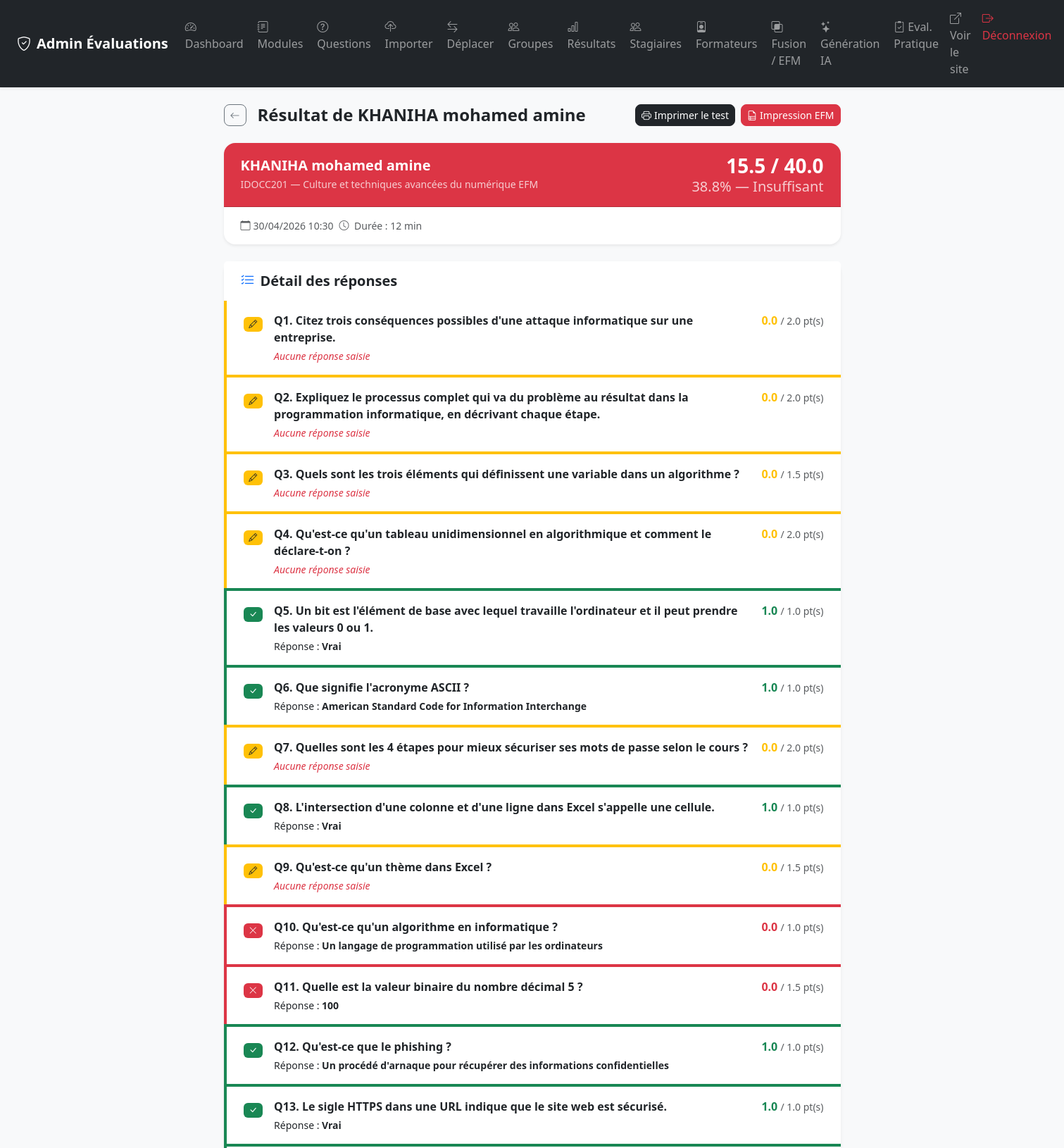
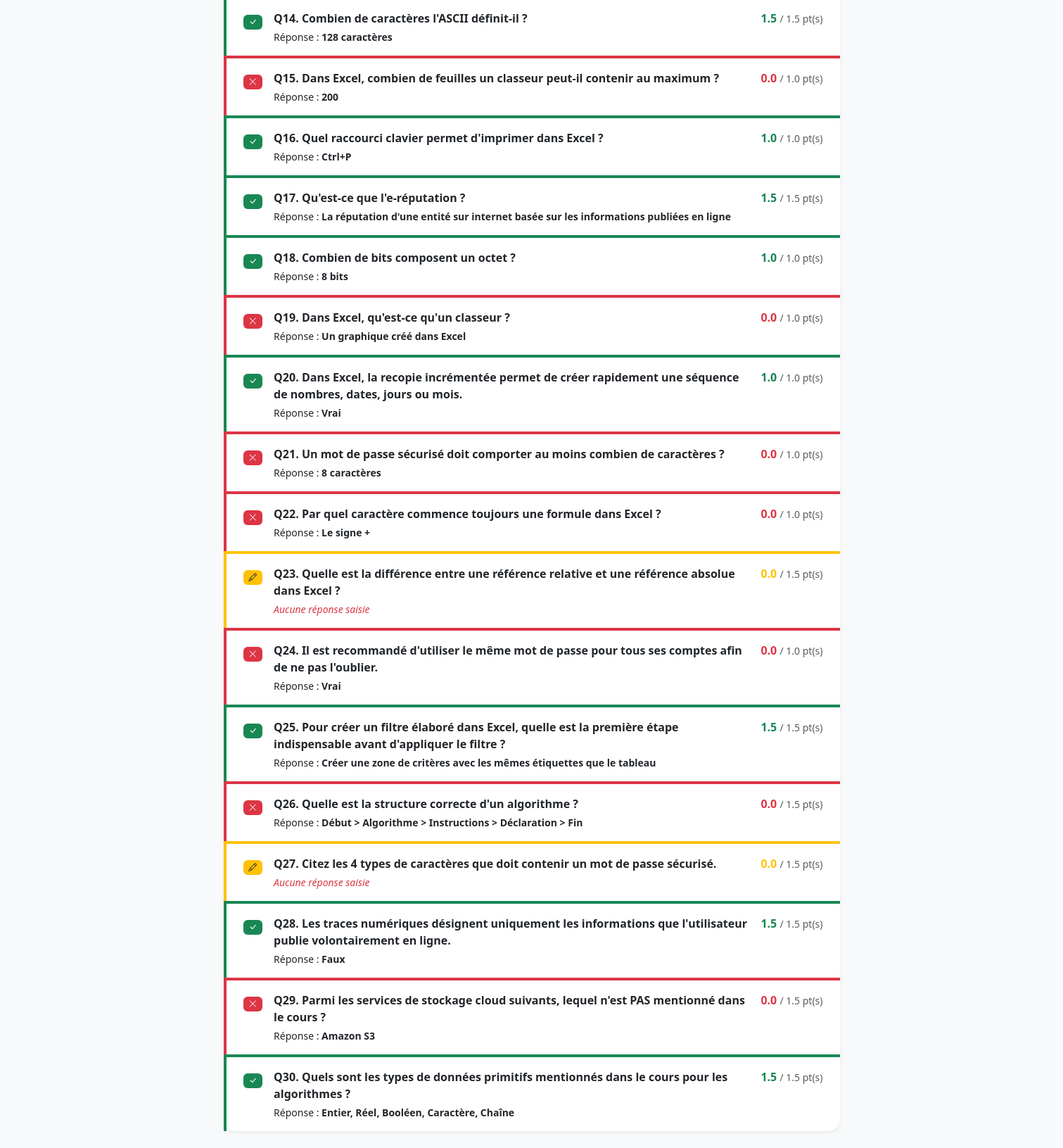
Screenshot of /admin/detail.php?id=190 (signed in) with the database file from the repository (2 pictures, top to bottom).
### tables this page shows
CREATE TABLE `modules` (
  `id` int NOT NULL AUTO_INCREMENT,
  `nom` varchar(150) NOT NULL,
  `description` text,
  `duree_minutes` int DEFAULT '30',
  `note_max` int DEFAULT '20' COMMENT 'Notation sur 20 ou 40',
  `actif` tinyint(1) DEFAULT '1',
  `type` varchar(10) NOT NULL DEFAULT 'qcm',
  `meta_json` text,
  `created_at` timestamp NULL DEFAULT CURRENT_TIMESTAMP,
  PRIMARY KEY (`id`)
);

CREATE TABLE `reponses_stagiaires` (
  `id` int NOT NULL AUTO_INCREMENT,
  `session_id` int NOT NULL,
  `question_id` int NOT NULL,
  `choix_id` int DEFAULT NULL,
  `reponse_texte` text,
  `is_correct` tinyint(1) DEFAULT '0',
  `points_obtenus` decimal(5,2) DEFAULT '0.00',
  PRIMARY KEY (`id`),
  KEY `session_id` (`session_id`),
  KEY `question_id` (`question_id`),
  KEY `choix_id` (`choix_id`),
  CONSTRAINT `reponses_stagiaires_ibfk_1` FOREIGN KEY (`session_id`) REFERENCES `sessions_eval` (`id`) ON DELETE CASCADE,
  CONSTRAINT `reponses_stagiaires_ibfk_2` FOREIGN KEY (`question_id`) REFERENCES `questions` (`id`) ON DELETE CASCADE,
  CONSTRAINT `reponses_stagiaires_ibfk_3` FOREIGN KEY (`choix_id`) REFERENCES `choix_reponses` (`id`) ON DELETE SET NULL
);

CREATE TABLE `questions` (
  `id` int NOT NULL AUTO_INCREMENT,
  `module_id` int NOT NULL,
  `partie_id` int NOT NULL,
  `texte` text NOT NULL,
  `type` enum('qcm','vrai_faux','texte_libre','multiple') NOT NULL DEFAULT 'qcm',
  `points` decimal(5,2) DEFAULT '1.00',
  `ordre` int DEFAULT '0',
  `image_path` varchar(255) DEFAULT NULL,
  PRIMARY KEY (`id`),
  KEY `idx_module_partie` (`module_id`,`partie_id`),
  KEY `fk_question_partie` (`partie_id`),
  CONSTRAINT `fk_question_partie` FOREIGN KEY (`partie_id`) REFERENCES `parties` (`id`) ON DELETE RESTRICT,
  CONSTRAINT `questions_ibfk_1` FOREIGN KEY (`module_id`) REFERENCES `modules` (`id`) ON DELETE CASCADE
);

CREATE TABLE `choix_reponses` (
  `id` int NOT NULL AUTO_INCREMENT,
  `question_id` int NOT NULL,
  `texte` varchar(500) NOT NULL,
  `is_correct` tinyint(1) DEFAULT '0',
  `ordre` int DEFAULT '0',
  PRIMARY KEY (`id`),
  KEY `question_id` (`question_id`),
  CONSTRAINT `choix_reponses_ibfk_1` FOREIGN KEY (`question_id`) REFERENCES `questions` (`id`) ON DELETE CASCADE
);

### includes/functions.php (called while the page is built, shortened)
<?php
function getMention(float $pourcentage): array {
    return ['label' => 'Insuffisant', 'class' => 'danger'];
}
function getSession(int $id): ?array {
    $pdo = getDB();
    $stmt = $pdo->prepare("
        SELECT s.*,
               COALESCE(st.nom,    s.nom)    AS nom,
               COALESCE(st.prenom, s.prenom) AS prenom,
               m.nom AS module_nom, m.duree_minutes,
               m.type AS module_type,
               COALESCE(g.nom, s.groupe_libre) AS groupe_nom,
               COALESCE(em.code_module,   '') AS efm_code_module,
               COALESCE(em.filiere,       '') AS efm_filiere,
               COALESCE(em.etablissement, '') AS efm_etablissement,
               COALESCE(em.annee,         '') AS efm_annee
        FROM sessions_eval s
        JOIN modules m ON m.id = s.module_id
        LEFT JOIN stagiaires st ON st.id = s.stagiaire_id
        LEFT JOIN groupes g ON g.id = s.groupe_id
        LEFT JOIN modules_efm_meta em ON em.module_id = m.id
        WHERE s.id = ?
    ");
    $stmt->execute([$id]);
    return $stmt->fetch() ?: null;
}
function getReponsesSession(int $sessionId): array {
    $pdo = getDB();
    $stmt = $pdo->prepare("
        SELECT rs.*, q.texte AS question_texte, q.type, q.points AS points_max,
               cr.texte AS choix_texte
        FROM reponses_stagiaires rs
        JOIN questions q ON q.id = rs.question_id
        LEFT JOIN choix_reponses cr ON cr.id = rs.choix_id
        WHERE rs.session_id = ?
        ORDER BY q.ordre, q.id
    ");
    $stmt->execute([$sessionId]);
    return $stmt->fetchAll();
}

### admin/detail.php (the view, shortened to what this page needs)
<?php
require_once __DIR__ . '/../includes/functions.php';
$id = (int)($_GET['id'] ?? 0);
$session  = getSession($id);
$reponses = getReponsesSession($id);
$mention  = getMention((float)$session['pourcentage']);
$groupe   = $session['groupe_nom'] ?: $session['groupe_libre'];
?>
<!DOCTYPE html>
<html lang="fr">
<head>
    <link href="https://cdn.jsdelivr.net/npm/bootstrap@5.3.2/dist/css/bootstrap.min.css" rel="stylesheet">
    <link href="https://cdn.jsdelivr.net/npm/bootstrap-icons@1.11.3/font/bootstrap-icons.min.css" rel="stylesheet">
    <link href="../assets/css/style.css" rel="stylesheet">
</head>
<body class="bg-light">
<?php include __DIR__ . '/partials/navbar.php'; ?>
<div class="container py-4" style="max-width:900px">
    <div class="d-flex align-items-center gap-3 mb-4">
        <a href="results.php" class="btn btn-sm btn-outline-secondary rounded-3">
            <i class="bi bi-arrow-left"></i>
        </a>
        <h2 class="h4 fw-bold mb-0">
            Résultat de <?= htmlspecialchars($session['prenom'] . ' ' . $session['nom']) ?>
        </h2>
        <div class="ms-auto d-flex gap-2 flex-wrap">
            <a href="print_exams.php?session_id=<?= $id ?>" target="_blank"
               class="btn btn-sm btn-dark rounded-3">
                <i class="bi bi-printer me-1"></i>Imprimer le test
            </a>
            <?php if (($session['module_type'] ?? '') === 'efm'): ?>
            <a href="print_efm_result.php?session_id=<?= $id ?>" target="_blank"
               class="btn btn-sm btn-danger rounded-3">
                <i class="bi bi-file-earmark-ruled me-1"></i>Impression EFM
            </a>
            <?php endif; ?>
        </div>
    </div>
    <div class="card border-0 shadow-sm rounded-4 mb-4 overflow-hidden">
        <div class="card-header bg-<?= $mention['class'] ?> text-white py-3 px-4">
            <div class="d-flex justify-content-between align-items-center flex-wrap gap-2">
                <div>
                    <h5 class="mb-1 fw-bold"><?= htmlspecialchars($session['prenom'] . ' ' . $session['nom']) ?></h5>
                    <div class="opacity-75 small">
                        <?= htmlspecialchars($groupe ?: '—') ?> — <?= htmlspecialchars($session['module_nom']) ?>
                    </div>
                </div>
                <div class="text-end">
                    <div class="h3 fw-bold mb-0">
                        <?= number_format($session['score'], 1) ?> / <?= number_format($session['total_points'], 1) ?>
                    </div>
                    <div class="h5 opacity-75 mb-0"><?= number_format($session['pourcentage'], 1) ?>% — <?= $mention['label'] ?></div>
                </div>
            </div>
        </div>
        <div class="card-body px-4 py-3">
            <div class="row g-2 text-muted small">
                <div class="col-auto"><i class="bi bi-calendar me-1"></i><?= date('d/m/Y H:i', strtotime($session['date_debut'])) ?></div>
                <?php if ($session['date_fin']): ?>
                <div class="col-auto"><i class="bi bi-clock me-1"></i>
                    Durée : <?= round((strtotime($session['date_fin']) - strtotime($session['date_debut'])) / 60) ?> min
                </div>
                <?php endif; ?>
            </div>
        </div>
    </div>
    <div class="card border-0 shadow-sm rounded-4">
        <div class="card-header bg-white border-0 py-3 px-4">
            <h5 class="mb-0 fw-bold"><i class="bi bi-list-check me-2 text-primary"></i>Détail des réponses</h5>
        </div>
        <div class="card-body p-0">
            <?php foreach ($reponses as $idx => $r): ?>
            <div class="px-4 py-3 <?= $idx > 0 ? 'border-top' : '' ?> d-flex align-items-start gap-3
                         <?= $r['type'] === 'texte_libre' ? 'border-start border-4 border-warning' : ($r['is_correct'] ? 'border-start border-4 border-success' : 'border-start border-4 border-danger') ?>">
                <div class="flex-shrink-0 mt-1">
                    <?php if ($r['type'] === 'texte_libre'): ?>
                        <span class="badge bg-warning text-dark"><i class="bi bi-pencil"></i></span>
                    <?php elseif ($r['is_correct']): ?>
                        <span class="badge bg-success"><i class="bi bi-check-lg"></i></span>
                    <?php else: ?>
                        <span class="badge bg-danger"><i class="bi bi-x-lg"></i></span>
                    <?php endif; ?>
                </div>
                <div class="flex-grow-1">
                    <div class="fw-semibold mb-1">Q<?= $idx + 1 ?>. <?= htmlspecialchars($r['question_texte']) ?></div>
                    <?php if ($r['type'] === 'texte_libre'): ?>
                        <div class="small text-muted">
                            <?php if ($r['reponse_texte']): ?>
                                <div class="fst-italic mb-2">"<?= htmlspecialchars($r['reponse_texte']) ?>"</div>
                                <?php
                                $niveauLabels = [0=>'Nul', 1=>'Insuffisant', 2=>'Partiel', 3=>'Correct'];
                                $niveauCls    = [0=>'dark', 1=>'danger', 2=>'warning', 3=>'success'];
                                $n     = isset($r['correction_ia_niveau']) && $r['correction_ia_niveau'] !== null
                                       ? (int)$r['correction_ia_niveau'] : -1;
                                ?>
                                <div class="p-2 rounded border border-info bg-white mb-2" id="ia-section-<?= $r['id'] ?>">
                                    <?php if ($r['correction_ia_feedback']): ?>
                                        <div class="d-flex align-items-center gap-2 mb-1">
                                            <small class="fw-semibold text-info"><i class="bi bi-robot"></i> Correction IA</small>
                                            <?php if ($n >= 0): ?>
                                            <span class="badge bg-<?= $niveauCls[$n] ?> rounded-pill">
                                                Niveau <?= $n ?> — <?= $niveauLabels[$n] ?>
                                            </span>
                                            <?php endif; ?>
                                            <small class="text-muted ms-auto"><?= date('d/m/Y H:i', strtotime($r['correction_ia_date'])) ?></small>
                                        </div>
                                        <small class="text-muted d-block mb-1"><?= htmlspecialchars($r['correction_ia_feedback']) ?></small>
                                    <?php else: ?>
                                        <small class="text-muted fst-italic">Pas encore corrigé par IA.</small>
                                    <?php endif; ?>
                                    <div class="mt-2">
                                        <button type="button" class="btn btn-sm btn-outline-info"
                                                onclick="corrigerAvecIA(<?= $r['id'] ?>, <?= $id ?>, this)">
                                            <i class="bi bi-arrow-repeat me-1"></i><?= $r['correction_ia_feedback'] ? 'Recorriger' : 'Corriger' ?> avec IA
                                        </button>
                                    </div>
                                </div>
                                <div class="d-flex align-items-center gap-2 flex-wrap" id="note-section-<?= $r['id'] ?>">
                                    <input type="number" step="0.5" min="0" max="<?= $r['points_max'] ?>"
                                           id="points-input-<?= $r['id'] ?>"
                                           class="form-control form-control-sm" style="width:80px"
                                           value="<?= number_format($r['points_obtenus'], 1) ?>">
                                    <span class="text-muted">/ <?= number_format($r['points_max'], 1) ?> pt(s)</span>
                                    <button type="button" class="btn btn-sm btn-warning"
                                            onclick="validerNoteManuelle(<?= $r['id'] ?>, <?= $id ?>, this)">
                                        <i class="bi bi-check me-1"></i>Valider note
                                    </button>
                                    <span id="note-status-<?= $r['id'] ?>" class="small"></span>
                                </div>
                            <?php else: ?>
                                <span class="text-danger fst-italic">Aucune réponse saisie</span>
                            <?php endif; ?>
                        </div>
                    <?php else: ?>
                        <div class="small">
                            Réponse : <strong><?= htmlspecialchars($r['choix_texte'] ?? 'Aucune réponse') ?></strong>
                        </div>
                    <?php endif; ?>
                </div>
                <div class="flex-shrink-0 text-end">
                    <span class="fw-bold <?= $r['is_correct'] ? 'text-success' : ($r['type'] === 'texte_libre' ? 'text-warning' : 'text-danger') ?>">
                        <?= number_format($r['points_obtenus'], 1) ?>
                    </span>
                    <span class="text-muted small"> / <?= number_format($r['points_max'], 1) ?> pt(s)</span>
                </div>
            </div>
            <?php endforeach; ?>
        </div>
    </div>
</div>
</body>
</html>

### assets/css/style.css (style rules this page uses)
:root { --primary: #4f46e5; --primary-dk: #3730a3; --success: #16a34a; --danger: #dc2626; --warning: #d97706; --radius: 12px; }
body { font-family: 'Segoe UI', system-ui, -apple-system, sans-serif; }
.card { transition: box-shadow 0.2s; }

### rows the page displays
reponses_stagiaires: question.texte "Citez trois conséquences possibles d'une attaque informatique sur une entreprise.", reponse_texte "Aucune réponse saisie", points_obtenus "0.0", question.points "2.0"
reponses_stagiaires: question.texte "Expliquez le processus complet qui va du problème au résultat dans la programmation informatique, en décrivant chaque étape.", reponse_texte "Aucune réponse saisie", points_obtenus "0.0", question.points "2.0"
reponses_stagiaires: question.texte "Quels sont les trois éléments qui définissent une variable dans un algorithme ?", reponse_texte "Aucune réponse saisie", points_obtenus "0.0", question.points "1.5"
reponses_stagiaires: question.texte "Qu'est-ce qu'un tableau unidimensionnel en algorithmique et comment le déclare-t-on ?", reponse_texte "Aucune réponse saisie", points_obtenus "0.0", question.points "2.0"
reponses_stagiaires: is_correct 1 (drawn), question.texte "Un bit est l'élément de base avec lequel travaille l'ordinateur et il peut prendre les valeurs 0 ou 1.", choix.texte "Vrai", points_obtenus "1.0", question.points "1.0"
reponses_stagiaires: is_correct 1 (drawn), question.texte "Que signifie l'acronyme ASCII ?", choix.texte "American Standard Code for Information Interchange", points_obtenus "1.0", question.points "1.0"
reponses_stagiaires: question.texte "Quelles sont les 4 étapes pour mieux sécuriser ses mots de passe selon le cours ?", reponse_texte "Aucune réponse saisie", points_obtenus "0.0", question.points "2.0"
reponses_stagiaires: is_correct 1 (drawn), question.texte "L'intersection d'une colonne et d'une ligne dans Excel s'appelle une cellule.", choix.texte "Vrai", points_obtenus "1.0", question.points "1.0"
reponses_stagiaires: question.texte "Qu'est-ce qu'un thème dans Excel ?", reponse_texte "Aucune réponse saisie", points_obtenus "0.0", question.points "1.5"
reponses_stagiaires: is_correct 0 (drawn), question.texte "Qu'est-ce qu'un algorithme en informatique ?", choix.texte "Un langage de programmation utilisé par les ordinateurs", points_obtenus "0.0", question.points "1.0"
reponses_stagiaires: is_correct 0 (drawn), question.texte "Quelle est la valeur binaire du nombre décimal 5 ?", choix.texte "100", points_obtenus "0.0", question.points "1.5"
reponses_stagiaires: is_correct 1 (drawn), question.texte "Qu'est-ce que le phishing ?", choix.texte "Un procédé d'arnaque pour récupérer des informations confidentielles", points_obtenus "1.0", question.points "1.0"
reponses_stagiaires: is_correct 1 (drawn), question.texte "Le sigle HTTPS dans une URL indique que le site web est sécurisé.", choix.texte "Vrai", points_obtenus "1.0", question.points "1.0"
reponses_stagiaires: is_correct 1 (drawn), question.texte "Combien de caractères l'ASCII définit-il ?", choix.texte "128 caractères", points_obtenus "1.5", question.points "1.5"
reponses_stagiaires: is_correct 0 (drawn), question.texte "Dans Excel, combien de feuilles un classeur peut-il contenir au maximum ?", choix.texte "200", points_obtenus "0.0", question.points "1.0"
reponses_stagiaires: is_correct 1 (drawn), question.texte "Quel raccourci clavier permet d'imprimer dans Excel ?", choix.texte "Ctrl+P", points_obtenus "1.0", question.points "1.0"
reponses_stagiaires: is_correct 1 (drawn), question.texte "Qu'est-ce que l'e-réputation ?", choix.texte "La réputation d'une entité sur internet basée sur les informations publiées en ligne", points_obtenus "1.5", question.points "1.5"
reponses_stagiaires: is_correct 1 (drawn), question.texte "Combien de bits composent un octet ?", choix.texte "8 bits", points_obtenus "1.0", question.points "1.0"
reponses_stagiaires: is_correct 0 (drawn), question.texte "Dans Excel, qu'est-ce qu'un classeur ?", choix.texte "Un graphique créé dans Excel", points_obtenus "0.0", question.points "1.0"
reponses_stagiaires: is_correct 1 (drawn), question.texte "Dans Excel, la recopie incrémentée permet de créer rapidement une séquence de nombres, dates, jours ou mois.", choix.texte "Vrai", points_obtenus "1.0", question.points "1.0"
reponses_stagiaires: is_correct 0 (drawn), question.texte "Un mot de passe sécurisé doit comporter au moins combien de caractères ?", choix.texte "8 caractères", points_obtenus "0.0", question.points "1.0"
reponses_stagiaires: is_correct 0 (drawn), question.texte "Par quel caractère commence toujours une formule dans Excel ?", choix.texte "Le signe +", points_obtenus "0.0", question.points "1.0"
reponses_stagiaires: question.texte "Quelle est la différence entre une référence relative et une référence absolue dans Excel ?", reponse_texte "Aucune réponse saisie", points_obtenus "0.0", question.points "1.5"
reponses_stagiaires: is_correct 0 (drawn), question.texte "Il est recommandé d'utiliser le même mot de passe pour tous ses comptes afin de ne pas l'oublier.", choix.texte "Vrai", points_obtenus "0.0", question.points "1.0"
reponses_stagiaires: is_correct 1 (drawn), question.texte "Pour créer un filtre élaboré dans Excel, quelle est la première étape indispensable avant d'appliquer le filtre ?", choix.texte "Créer une zone de critères avec les mêmes étiquettes que le tableau", points_obtenus "1.5", question.points "1.5"
reponses_stagiaires: is_correct 0 (drawn), question.texte "Quelle est la structure correcte d'un algorithme ?", choix.texte "Début > Algorithme > Instructions > Déclaration > Fin", points_obtenus "0.0", question.points "1.5"
reponses_stagiaires: question.texte "Citez les 4 types de caractères que doit contenir un mot de passe sécurisé.", reponse_texte "Aucune réponse saisie", points_obtenus "0.0", question.points "1.5"
reponses_stagiaires: is_correct 1 (drawn), question.texte "Les traces numériques désignent uniquement les informations que l'utilisateur publie volontairement en ligne.", choix.texte "Faux", points_obtenus "1.5", question.points "1.5"
reponses_stagiaires: is_correct 0 (drawn), question.texte "Parmi les services de stockage cloud suivants, lequel n'est PAS mentionné dans le cours ?", choix.texte "Amazon S3", points_obtenus "0.0", question.points "1.5"
reponses_stagiaires: is_correct 1 (drawn), question.texte "Quels sont les types de données primitifs mentionnés dans le cours pour les algorithmes ?", choix.texte "Entier, Réel, Booléen, Caractère, Chaîne", points_obtenus "1.5", question.points "1.5"

### other values shown
$session['prenom'] . ' ' . $session['nom'] "KHANIHA mohamed amine"
$groupe ?: '—' "IDOCC201"
$session['module_nom'] "Culture et techniques avancées du numérique EFM"
$session['score'] "15.5"
$session['total_points'] "40.0"
$session['pourcentage'] "38.8"
$mention['label'] "Insuffisant"
date('d/m/Y H:i', strtotime($session['date_debut'])) "30/04/2026 10:30"
